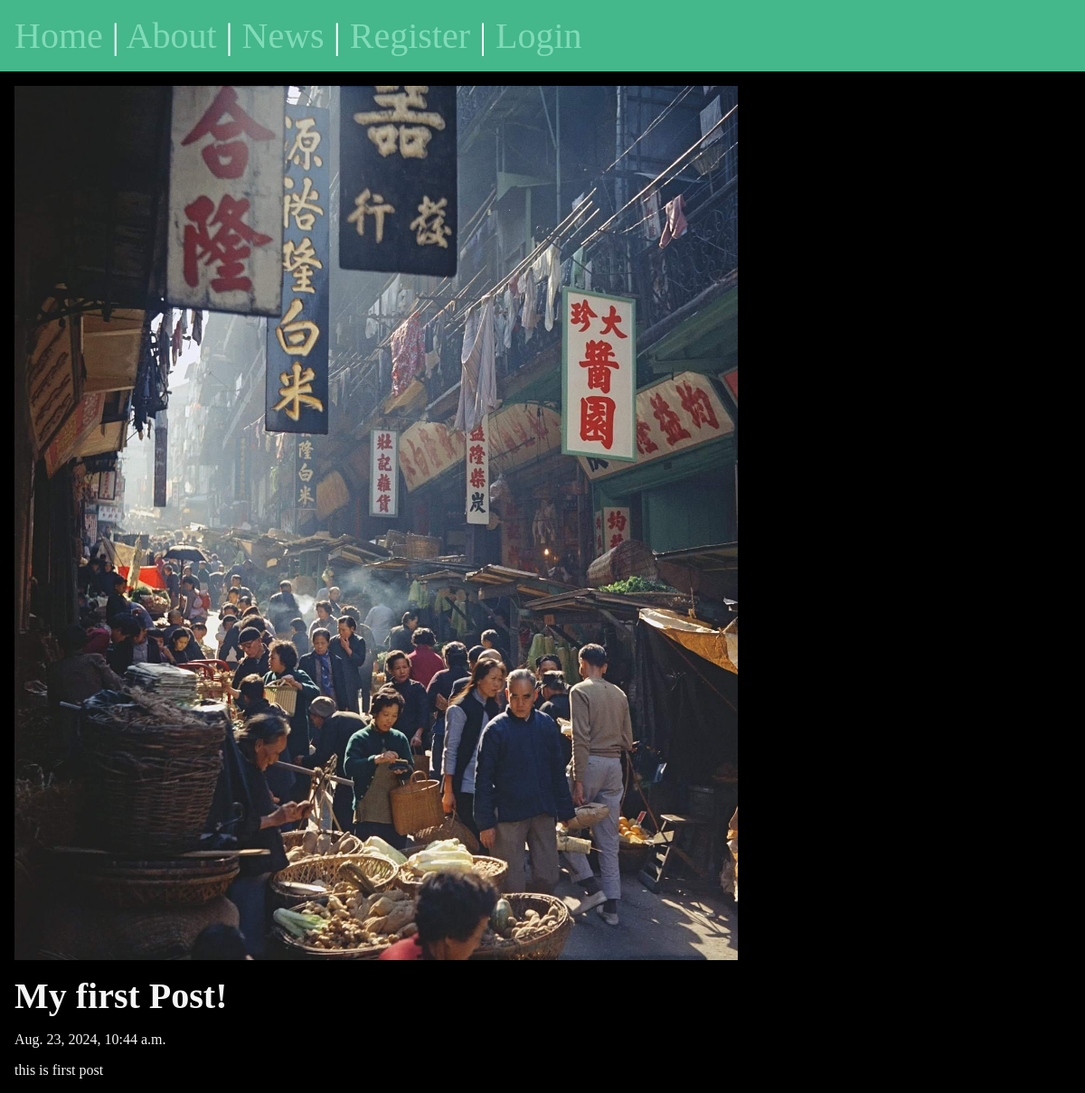
The page /posts/my-first-post on the database its author committed.
### posts/models.py (models this page shows, shortened)
class Post(models.Model):
    title = models.CharField(max_length=75)
    body = models.TextField()
    slug = models.SlugField()
    date = models.DateTimeField(auto_now_add=True)
    banner = models.ImageField(default='fallback.jpg', blank=True)

### posts/views.py (the view)
# urls.py: path("<slug:slug>", views.post_page, name="page"),
def post_page(request,slug):
    post = Post.objects.get(slug=slug)
    return render(request, 'posts/post_page.html', { 'post' : post})

### posts/templates/posts/post_page.html (shortened to what this page needs)
{% extends 'layout.html' %}
{% block content %}
    <section>
        <img
            class = "banner"
            src="{{ post.banner.url }}"
            alt="{{ post.title }}"
        />
        <h1>{{ post.title }}</h1>
        <p>{{ post.date }}</p>
        <p>{{ post.body }}</p>
    </section>
{% endblock %}

### rows shown on the page
Post: banner (picture), title "My first Post!", date "Aug. 23, 2024, 10:44 a.m.", body "this is first post"
